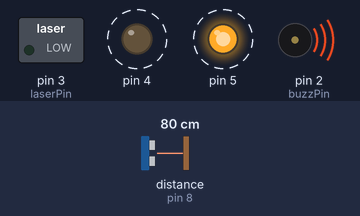
The sketch below on a simulated Arduino Uno, built with avr-gcc and run on an emulated ATmega328P. Shown: switched loads named in the sketch (green lamp = pin HIGH), output pins drawn as LEDs (lit = HIGH), buzzer (waves = sounding). Wiring (inferred from the names in the program): ultrasonic range finder: trigger pin 9; echo pin 8. Dashed ring = blinking. The test bench sets the inputs (shaded band); at power-on: distance to the obstacle (sensor on pin 8) 80 cm. The echo pulse lasts 58.3 µs per cm; pins used as bus, display or sensor lines are not drawn; what the sketch prints to the serial monitor is not drawn.

Above: at 0.62 s.
1.3 s: distance to the obstacle (sensor on pin 8) set to 121 cm
4.3 s: distance to the obstacle (sensor on pin 8) set to 129 cm
At 5.5 s:
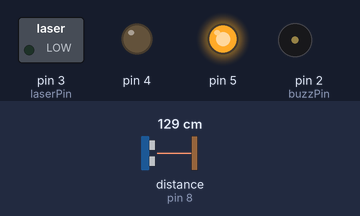
5.8 s: distance to the obstacle (sensor on pin 8) set to 2 cm
At 5.97 s:
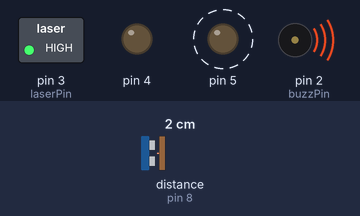
8.8 s: distance to the obstacle (sensor on pin 8) set to 250 cm
At 10.0 s:
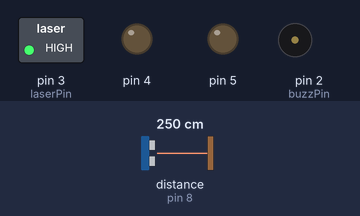
10.3 s: distance to the obstacle (sensor on pin 8) set to 4 cm
At 10.47 s:
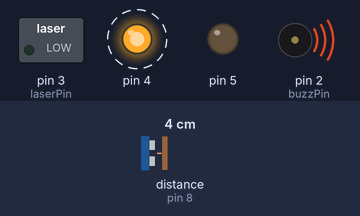
13.3 s: distance to the obstacle (sensor on pin 8) set to 299 cm
At 14.5 s:
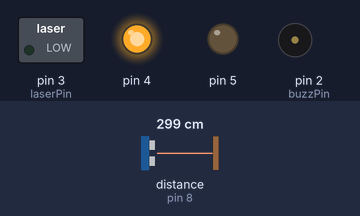
Timing chart, 0 to 15.8 s (numbered marks = the images above; inputs shaded):
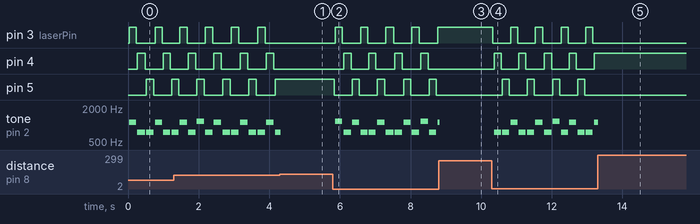

Measured:
- the behaviour switches between 125 and 126 cm on distance to the obstacle (sensor on pin 8) (found by bisection; images 0 and 1)
- after the input at 4.3 s, pin 3 (laserPin), pin 4: stops changing and stays LOW; pin 5: stops changing and stays HIGH
- after the input at 5.8 s, pin 3 (laserPin): alternates HIGH for 0.21 s and LOW for 0.52 s, starting after 0.07 s; pin 4: alternates HIGH for 0.22 s and LOW for 0.52 s, starting after 0.30 s
- after the input at 8.8 s, pin 3 (laserPin): stops changing and stays HIGH; pin 4, pin 5: stops changing and stays LOW
- after the input at 10.3 s, pin 3 (laserPin): alternates HIGH for 0.20 s and LOW for 0.50 s, starting at once; pin 4: alternates HIGH for 0.20 s and LOW for 0.50 s, starting after 0.07 s
- after the input at 13.3 s, pin 3 (laserPin), pin 5: stops changing and stays LOW; pin 4: stops changing and stays HIGH
- by itself, pin 3 (laserPin), pin 4, pin 5: alternates HIGH for 0.21 s and LOW for 0.53 s
- by itself, tone on pin 2 (buzzPin): plays 1109 Hz for 0.21 s, 740 Hz for 0.21 s, 1175 Hz for 0.21 s, 740 Hz for 0.21 s, 1109 Hz for 0.21 s, 740 Hz for 0.21 s … (12 notes in this stretch)

The sketch:

PumpkinBuzzer.ino
```cpp
int halloDistance;
int trigPin = 9;
int echoPin = 8;
int buzzPin = 2;
int xtone;
bool halloActive = 0;
long echoDuration;
long echoDistance = 500;
long prevDist = 500;
long twoprevDist = 500;
long PrevDist = 500;
int laserPin = 3;

void setup() {
  pinMode(buzzPin, OUTPUT);
  pinMode(trigPin, OUTPUT);
  pinMode(echoPin, INPUT);
  for (int y = 3; y < 6; y++) {
    pinMode(y, OUTPUT);
  }
  Serial.begin(19200);
}

void loop() {
  pingSensor();
  buzz();
  halloWeen();
}
```

buzz.ino
```cpp
int buzzDis = 500;
void buzz() {

  if (buzzDis > 125) {
    if (xtone > 200) {
      xtone -= 100;
    }
    halloActive = 0;
    noTone(buzzPin);
    Serial.print("  I should be off now   : ");
    Serial.println(buzzDis);

  } else if (buzzDis <= 125) {
    halloActive = 1;
  }
  Serial.println("Tone");
  Serial.println(xtone);
}
```

pingSensor.ino
```cpp
void pingSensor() {
  digitalWrite(trigPin, LOW); // Refreshes the trigger pin for the US sensor
  delayMicroseconds(2);
  digitalWrite(trigPin, HIGH); // Sends an ultrasonic signal out
  delayMicroseconds(8); // Keeps sending the US signal for 10 microseconds
  digitalWrite(trigPin, LOW); // Turns off the signal
  echoDuration = pulseIn(echoPin, HIGH); // Turns on the receiver on the US component.
  echoDistance = echoDuration /29 / 2; // Calculates the distance based on the duration of the signal

  int y = echoDistance * 10;
  if (echoDistance > y) {
    echoDistance = prevDist;
  }
  buzzDis = echoDistance;
  prevDist = echoDistance;
    Serial.print("Distance: ");
    Serial.println(echoDistance); // Prints the distance in the serial browser
}
```

HalloweenChiptune.ino
```cpp
int speakerPin = 2; //change to match pin for speaker
int numTones = 291; //change this to reflect the number of notes in your song
int cs6 = 1109; // frequencies of the notes used in the song
int fs5 = 740;
int d6 = 1175;
int c6 = 1047;
int f5 = 698;
int b5 = 988;
int e5 = 659;
int bf5 = 932;
int ef5 = 622;
int b4 = 494;
int g5 = 784;
int wait = 200;  // length of the notes

int tones[] = { cs6, fs5, fs5, cs6, fs5, fs5, cs6, fs5,  d6, fs5, //notes in the song
                cs6, fs5, fs5, cs6, fs5, fs5, cs6, fs5,  d6, fs5,
                cs6, fs5, fs5, cs6, fs5, fs5, cs6, fs5,  d6, fs5,
                cs6, fs5, fs5, cs6, fs5, fs5, cs6, fs5,  d6, fs5,
                cs6, fs5, fs5, cs6, fs5, fs5, cs6, fs5,  d6, fs5,
                cs6, fs5, fs5, cs6, fs5, fs5, cs6, fs5,  d6, fs5,
                 c6,  f5,  f5,  c6,  f5,  f5,  c6,  f5, cs6,  f5,
                 c6,  f5,  f5,  c6,  f5,  f5,  c6,  f5, cs6,  f5,
                cs6, fs5, fs5, cs6, fs5, fs5, cs6, fs5,  d6, fs5,
                cs6, fs5, fs5, cs6, fs5, fs5, cs6, fs5,  d6, fs5,
                 c6,  f5,  f5,  c6,  f5,  f5,  c6,  f5, cs6,  f5,
                 c6,  f5,  f5,  c6,  f5,  f5,  c6,  f5, cs6,  f5,
                 b5,  e5,  e5,  b5,  e5,  e5,  b5,  e5,  c6,  e5,
                 b5,  e5,  e5,  b5,  e5,  e5,  b5,  e5,  c6,  e5,
                bf5, ef5, ef5, bf5, ef5, ef5, bf5, ef5,  b5, ef5,
                bf5, ef5, ef5, bf5, ef5, ef5, bf5, ef5,  b5, ef5,
                 b5,  e5,  e5,  b5,  e5,  e5,  b5,  e5,  c6,  e5,
                 b5,  e5,  e5,  b5,  e5,  e5,  b5,  e5,  c6,  e5,
                bf5, ef5, ef5, bf5, ef5, ef5, bf5, ef5,  b5, ef5,
                bf5, ef5, ef5, bf5, ef5, ef5, bf5, ef5,  b5, ef5,
                fs5,  b4,  b4, fs5,  b4,  b4, fs5,  b4,  g5,  b4,
                fs5,  b4,  b4, fs5,  b4,  b4, fs5,  b4,  g5,  b4,
                fs5,  b4,  b4, fs5,  b4,  b4, fs5,  b4,  g5,  b4,
                fs5,  b4,  b4, fs5,  b4,  b4, fs5,  b4,  g5,  b4,
                fs5,  b4,  b4, fs5,  b4,  b4, fs5,  b4,  g5,  b4,
                fs5,  b4,  b4, fs5,  b4,  b4, fs5,  b4,  g5,  b4,
                fs5,  b4,  b4, fs5,  b4,  b4, fs5,  b4,  g5,  b4,
                fs5,  b4,  b4, fs5,  b4,  b4, fs5,  b4,  g5,  b4,
                fs5,  b4,  b4, fs5,  b4,  b4, fs5,  b4,  g5,  b4};

unsigned long current_song_time = 0; unsigned long prev_song_time = 0; int note_count = 0; int on_off = 0; //variables for running the song

void halloWeen() {
  halloDistance = echoDistance;
  if (halloActive ==  1 && halloDistance > 0 && halloDistance <= 125) {
    current_song_time = millis();
    if (on_off == 0)
    {
      if (current_song_time - prev_song_time >= 20) {
        if (note_count + 1 == numTones) {
          wait = 10000;
          on_off++;
          on_off %= 2;
        } else {
          prev_song_time = current_song_time;
          tone(speakerPin, tones[note_count]);
          digitalWrite(laserPin, HIGH);
          on_off++;
          on_off %= 2;
        }
      }
    } else {
      if (current_song_time - prev_song_time >= wait) { //delays[note_count]
        prev_song_time = current_song_time;
        noTone(speakerPin);
        note_count++;
        note_count %= numTones;
        digitalWrite(laserPin, LOW);
        laserPin += 1;
        if (laserPin > 5){
          laserPin = 3;
        }
        on_off++;
        on_off %= 2;
        wait = 200;
      }
    }
    if (note_count >= 290) {
      note_count = 0;
    }
    Serial.println("Note: ");
    Serial.print(note_count);
  }
}
```
